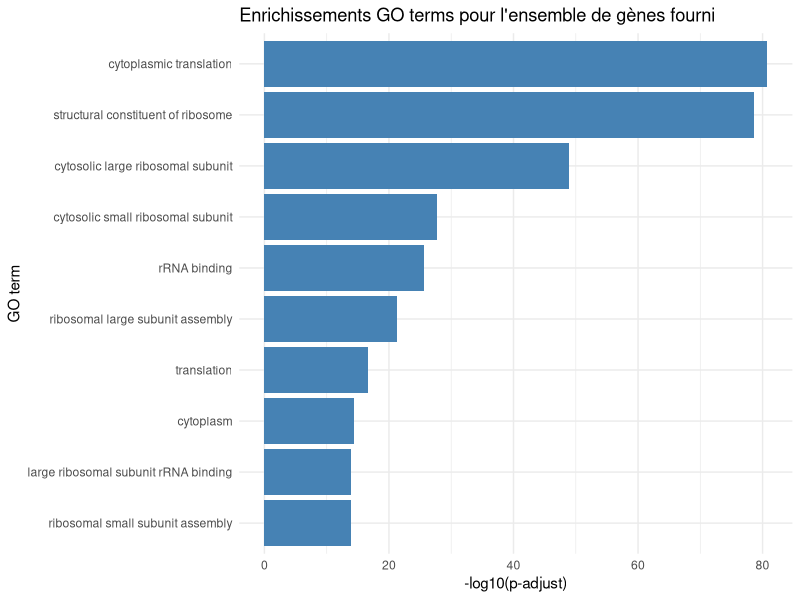
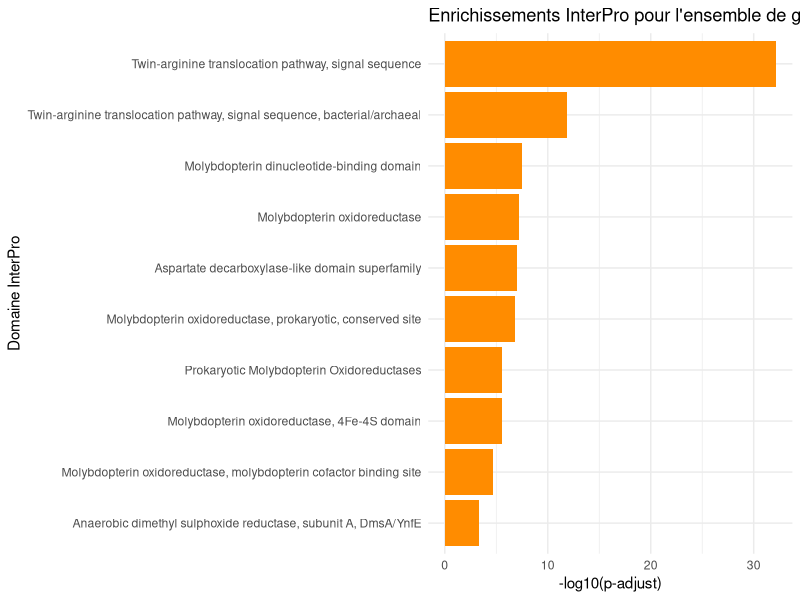
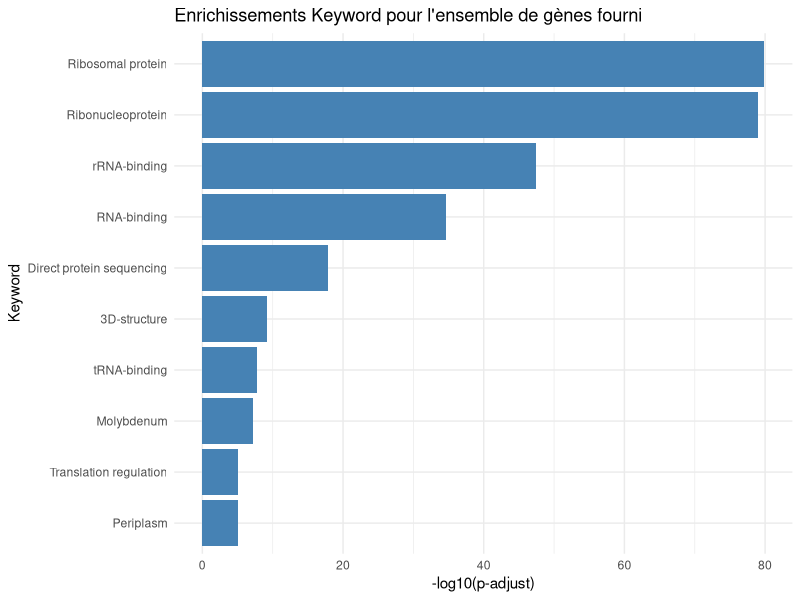
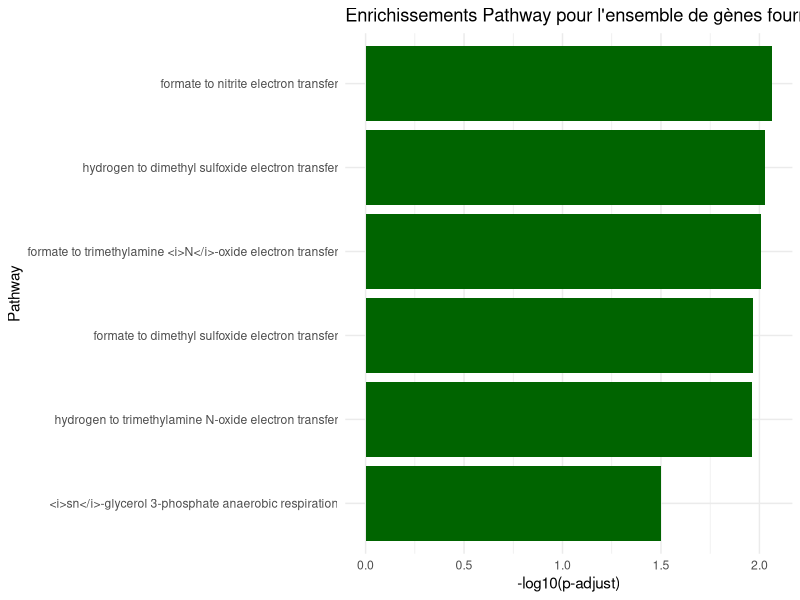
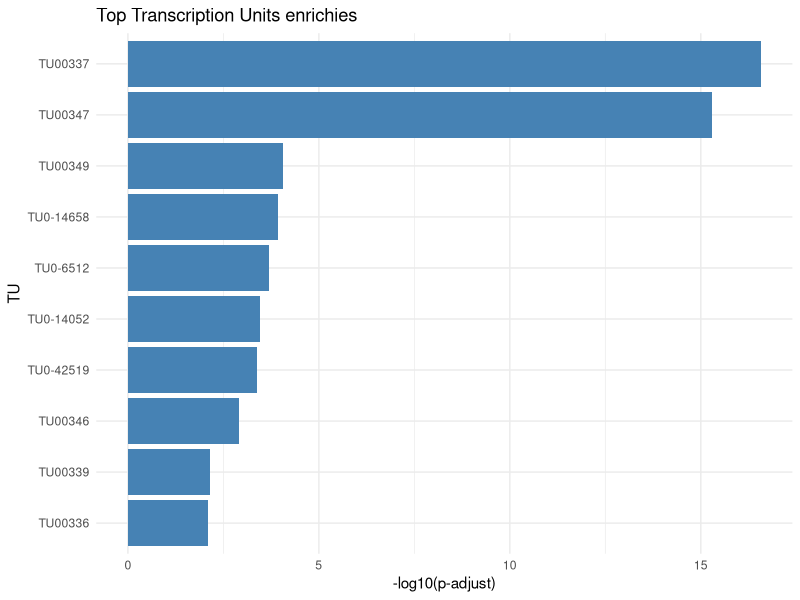
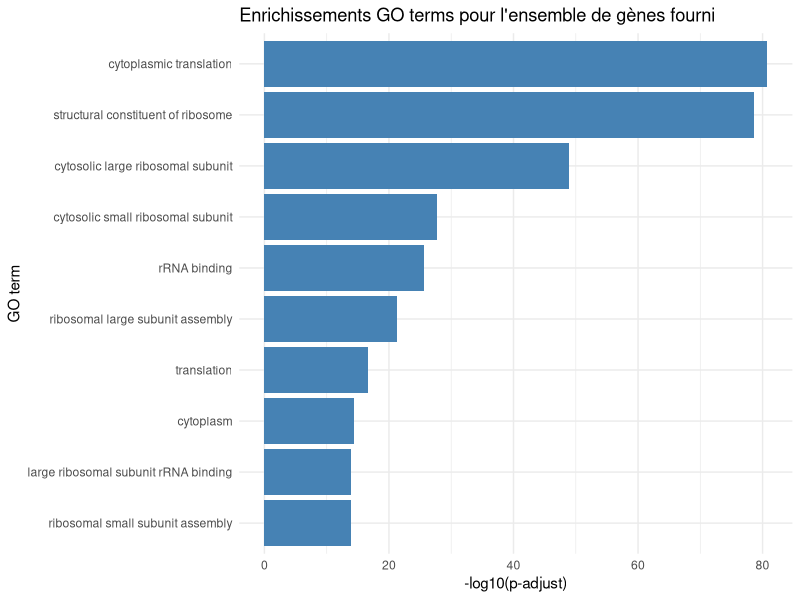
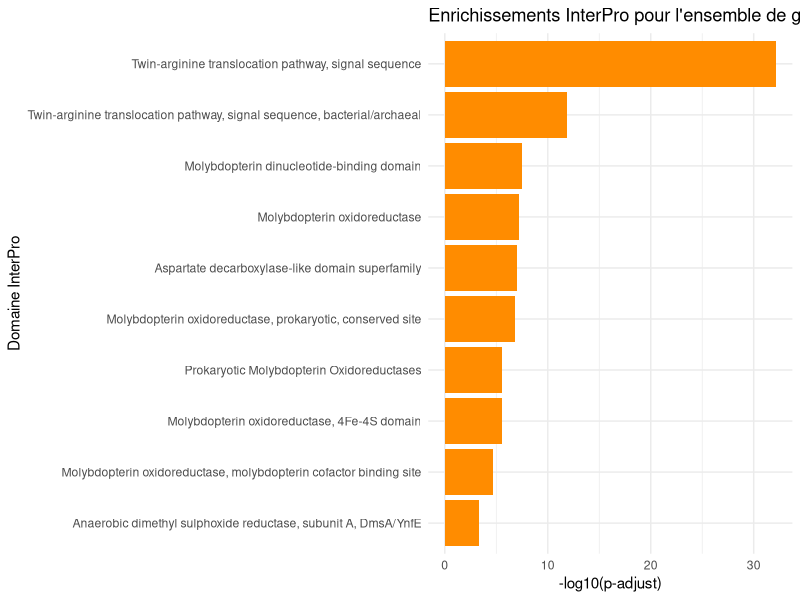
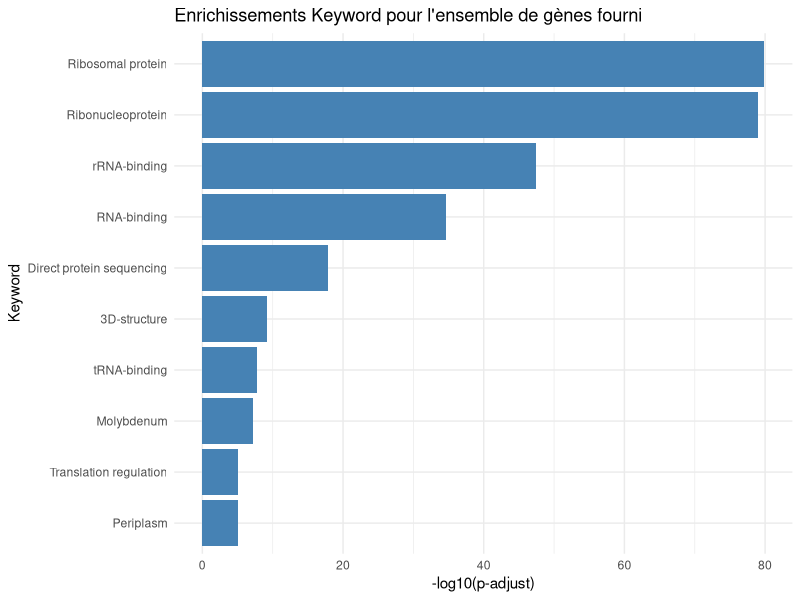

Write the R code that produced these figures, in order.
## ---- chunk 1
library(ggplot2)
library(dplyr)

# Charger le fichier
goterms <- read.table("results_GO.tsv", header=TRUE, sep="\t", stringsAsFactors=FALSE)

# Prendre les 15 termes les plus significatifs
top_goterms <- goterms %>%
  arrange(p.adjust) %>%
  head(10) %>%
  mutate(desc = factor(desc, levels=rev(desc)))  # pour inverser l'ordre dans le plot

# Barplot
pp3 <- ggplot(top_goterms, aes(x=desc, y=-log10(p.adjust))) +
  geom_col(fill="steelblue") +
  coord_flip() +  # barres horizontales pour lisibilité
  theme_minimal() +
  labs(
    title="Enrichissements GO terms pour l'ensemble de gènes fourni",
    x="GO term",
    y="-log10(p-adjust)"
  )

print(pp3)
# Sauvegarde en PNG
ggsave("Enrichement_GO.png", plot = pp3, width = 10, height = 6, dpi = 300)
## ---- chunk 2
library(ggplot2)
library(dplyr)

# Charger le fichier
interpro <- read.table("results_InterPro.tsv", header=TRUE, sep="\t", stringsAsFactors=FALSE)

# Prendre les 15 domaines les plus significatifs
top_interpro <- interpro %>%
  arrange(p.adjust) %>%
  head(10) %>%
  mutate(desc = factor(desc, levels=rev(desc)))  # inverser l'ordre pour le plot horizontal

# Barplot
pp2 <- ggplot(top_interpro, aes(x=desc, y=-log10(p.adjust))) +
  geom_col(fill="darkorange") +
  coord_flip() +
  theme_minimal() +
  labs(
    title="Enrichissements InterPro pour l'ensemble de gènes fourni",
    x="Domaine InterPro",
    y="-log10(p-adjust)"
  )
print(pp2)
# Sauvegarde en PNG
ggsave("Enrichement_InterPro.png", plot = pp2, width = 10, height = 6, dpi = 300)
## ---- chunk 3
library(ggplot2)
library(dplyr)

# Charger le fichier
keyword <- read.table("results_Keyword.tsv", header=TRUE, sep="\t", stringsAsFactors=FALSE)

# Sélectionner les 15 termes les plus significatifs
top_keyword <- keyword %>%
  arrange(p.adjust) %>%
  head(10) %>%
  mutate(desc = factor(desc, levels=rev(desc)))  # inverser l'ordre

# Barplot
pp1 <- ggplot(top_keyword, aes(x=desc, y=-log10(p.adjust))) +
  geom_col(fill="steelblue") +
  coord_flip() +
  theme_minimal() +
  labs(
    title="Enrichissements Keyword pour l'ensemble de gènes fourni",
    x="Keyword",
    y="-log10(p-adjust)"
  )

print(pp1)
# Sauvegarde en PNG
ggsave("Enrichement_Keyword.png", plot = pp1, width = 8, height = 6, dpi = 300)
## ---- chunk 4
library(ggplot2)
library(dplyr)

# Charger le fichier
pathway <- read.table("results_Pathway.tsv", header=TRUE, sep="\t", stringsAsFactors=FALSE)

# Top pathways par p-adjust
top_pathway <- pathway %>%
  arrange(p.adjust) %>%
  head(6) %>%
  mutate(desc = factor(desc, levels=rev(desc)))

# Barplot
pp4 <- ggplot(top_pathway, aes(x=desc, y=-log10(p.adjust))) +
  geom_col(fill="darkgreen") +
  coord_flip() +
  theme_minimal() +
  labs(
    title="Enrichissements Pathway pour l'ensemble de gènes fourni",
    x="Pathway",
    y="-log10(p-adjust)"
  )
print(pp4)
# Sauvegarde en PNG
ggsave("Enrichement_Pathway.png", plot = pp4, width = 10, height = 7, dpi = 300)
## ---- chunk 5
library(ggplot2)
library(dplyr)

# Charger le fichier
tu <- read.table("results_TU.tsv", header=TRUE, sep="\t", stringsAsFactors=FALSE)

# Top TU
top_tu <- tu %>%
  arrange(p.adjust) %>%
  head(10) %>%
  mutate(id = factor(id, levels=rev(id)))

# Barplot
pp5 <- ggplot(top_tu, aes(x=id, y=-log10(p.adjust))) +
  geom_col(fill="steelblue") +
  coord_flip() +
  theme_minimal() +
  labs(
    title="Top Transcription Units enrichies",
    x="TU",
    y="-log10(p-adjust)"
  )
print(pp5)
# Sauvegarde en PNG
ggsave("Enrichement_TU.png", plot = pp5, width = 8, height = 6, dpi = 300)
